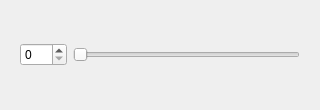
<?xml version="1.0" encoding="UTF-8"?>
<ui version="4.0">
 <class>smallWidget</class>
 <widget class="QWidget" name="smallWidget">
  <property name="geometry">
   <rect>
    <x>0</x>
    <y>0</y>
    <width>320</width>
    <height>110</height>
   </rect>
  </property>
  <property name="sizePolicy">
   <sizepolicy hsizetype="Preferred" vsizetype="Preferred">
    <horstretch>0</horstretch>
    <verstretch>0</verstretch>
   </sizepolicy>
  </property>
  <property name="minimumSize">
   <size>
    <width>320</width>
    <height>43</height>
   </size>
  </property>
  <property name="maximumSize">
   <size>
    <width>320</width>
    <height>110</height>
   </size>
  </property>
  <property name="windowTitle">
   <string>Form</string>
  </property>
  <layout class="QVBoxLayout" name="verticalLayout">
   <item>
    <widget class="QWidget" name="widget_2" native="true">
     <layout class="QHBoxLayout" name="horizontalLayout">
      <item>
       <widget class="QSpinBox" name="spinBox">
        <property name="maximum">
         <number>100</number>
        </property>
       </widget>
      </item>
      <item>
       <widget class="QSlider" name="horizontalSlider">
        <property name="maximum">
         <number>100</number>
        </property>
        <property name="orientation">
         <enum>Qt::Horizontal</enum>
        </property>
       </widget>
      </item>
     </layout>
    </widget>
   </item>
  </layout>
 </widget>
 <resources/>
 <connections/>
</ui>
